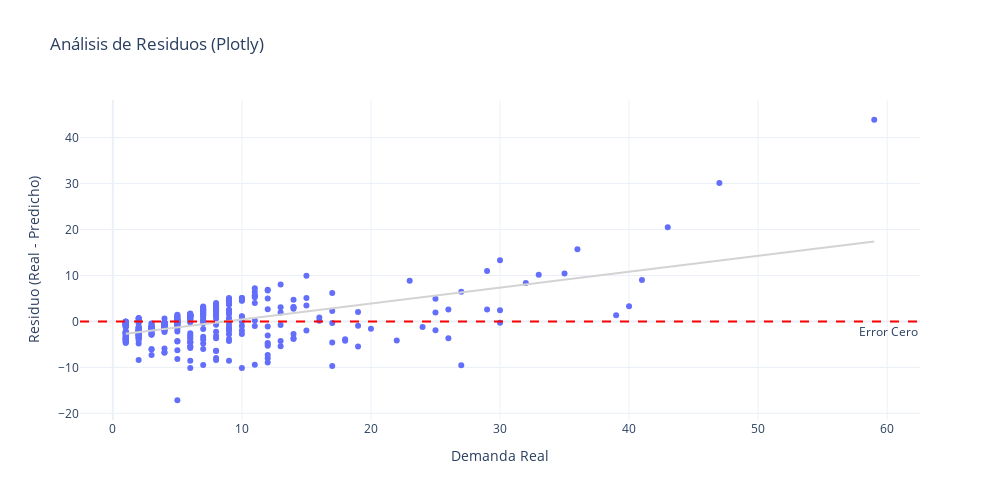

Source (notebook cell):
### Markdown cell above
## 📊 Model Evaluation & Feature Importance (CastBoost)

### ✅ Model Performance

- **RMSE (Root Mean Squared Error):** `4.83`  
  This means that, on average, the model's predictions are off by around **4 room bookings** per data point. Lower is better.

- **R-squared (R²):** `0.63`  
  This indicates that the model explains **62% of the variance** in the demand data. A value close to 1.0 implies good predictive power.

> 🔸 **Temporal features**, especially rolling statistics and recent demand lags, are highly predictive of future demand.  
> 🔸 **City-specific** binary indicators (`city_Málaga`, `city_Mallorca`) are also influential.  
> 🔸 **Event-related features** (e.g., holidays, festivals, conferences) significantly affect demand.

---

### 💾 Model Saved

- The trained CastBoost model has been successfully saved as:  
  **`modelo_demanda_catboost.joblib`**

This model is now ready for:
- Forecasting future demand
- Deployment in a demand estimation pipeline
- Further experimentation or hyperparameter tuning

---

### Code cell
import pandas as pd
import plotly.express as px

# Asumo que 'y_test' y 'y_pred' ya existen en tu entorno
# y están correctamente alineados.

# Crear el DataFrame con los resultados
results = pd.DataFrame({'actual': y_test, 'predicted': y_pred})
results['residual'] = results['actual'] - results['predicted']

# Crear el gráfico de dispersión interactivo con Plotly Express
fig = px.scatter(
    results, 
    x='actual', 
    y='residual',
    title='Análisis de Residuos (Plotly)',
    labels={
        'actual': 'Demanda Real',
        'residual': 'Residuo (Real - Predicho)'
    },
    template='plotly_white', # Usamos una plantilla limpia
    trendline='ols', # Añade una línea de tendencia para ver si hay patrones
    trendline_color_override='lightgray'
)

# Añadir la línea horizontal en y=0 para marcar el error cero
fig.add_hline(
    y=0, 
    line_dash="dash", 
    line_color="red",
    annotation_text="Error Cero", 
    annotation_position="bottom right"
)

# Ajustar el tamaño de la figura
fig.update_layout(
    height=500,
    width=1000
)


# Mostrar el gráfico
fig.show()

### Figure 1 — Plotly figure (JSON) as saved in the notebook; plotly's stock layout.template omitted (floating-point values rounded to 4 significant figures; data arrays with more than 128 entries replaced by an {"elided": "..."} marker saying what was removed)
{"data": [{"hovertemplate": "Demanda Real=%{x}<br>Residuo (Real - Predicho)=%{y}<extra></extra>", "legendgroup": "", "marker": {"color": "#636efa", "symbol": "circle"}, "mode": "markers", "name": "", "orientation": "v", "showlegend": false, "type": "scatter", "x": {"elided": "377 int values"}, "xaxis": "x", "y": {"elided": "377 float values"}, "yaxis": "y"}, {"hovertemplate": "<b>OLS trendline</b><br>residual = 0.345837 * actual + -3.00826<br>R<sup>2</sup>=0.325072<br><br>Demanda Real=%{x}<br>Residuo (Real - Predicho)=%{y} <b>(trend)</b><extra></extra>", "legendgroup": "", "line": {"color": "lightgray"}, "marker": {"color": "#636efa", "symbol": "circle"}, "mode": "lines", "name": "", "showlegend": false, "type": "scatter", "x": {"elided": "377 int values"}, "xaxis": "x", "y": {"elided": "377 float values"}, "yaxis": "y"}], "layout": {"annotations": [{"showarrow": false, "text": "Error Cero", "x": 1, "xanchor": "right", "xref": "x domain", "y": 0, "yanchor": "top", "yref": "y"}], "height": 500, "legend": {"tracegroupgap": 0}, "shapes": [{"line": {"color": "red", "dash": "dash"}, "type": "line", "x0": 0, "x1": 1, "xref": "x domain", "y0": 0, "y1": 0, "yref": "y"}], "title": {"text": "Análisis de Residuos (Plotly)"}, "width": 1000, "xaxis": {"anchor": "y", "domain": [0, 1], "title": {"text": "Demanda Real"}}, "yaxis": {"anchor": "x", "domain": [0, 1], "title": {"text": "Residuo (Real - Predicho)"}}}}
